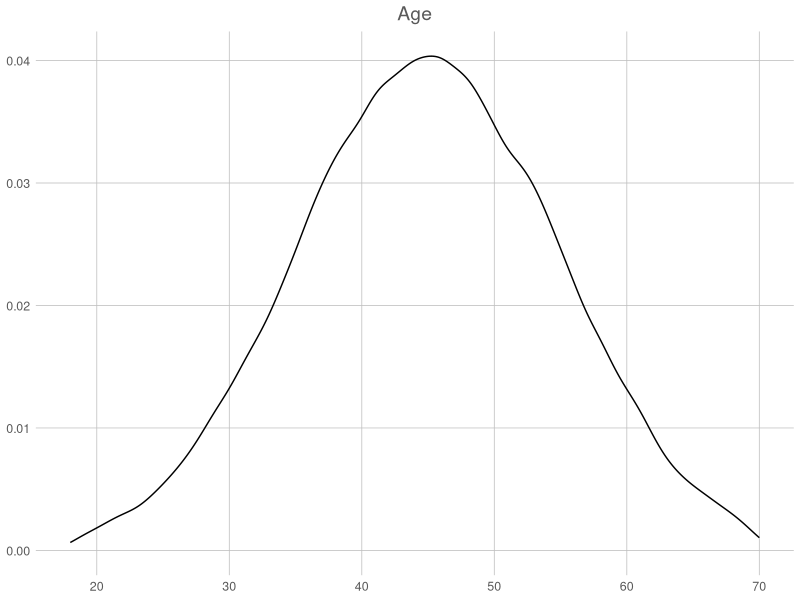
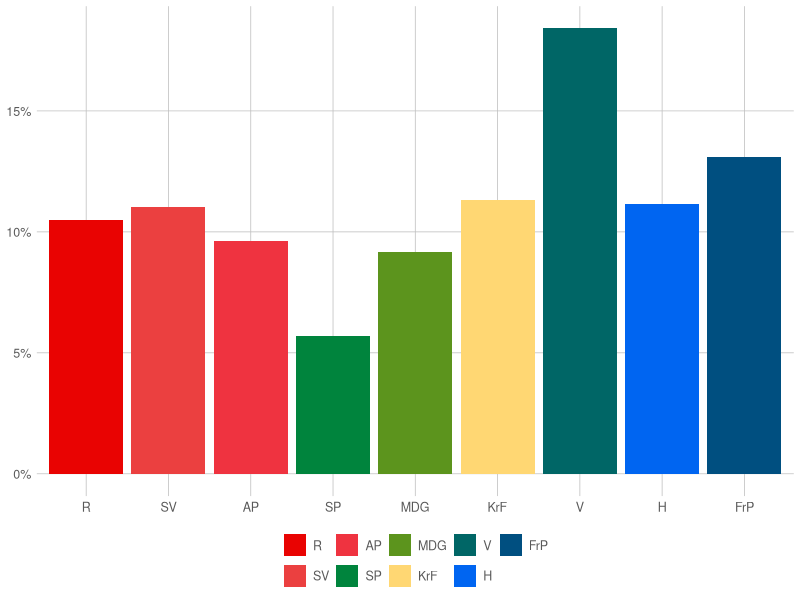
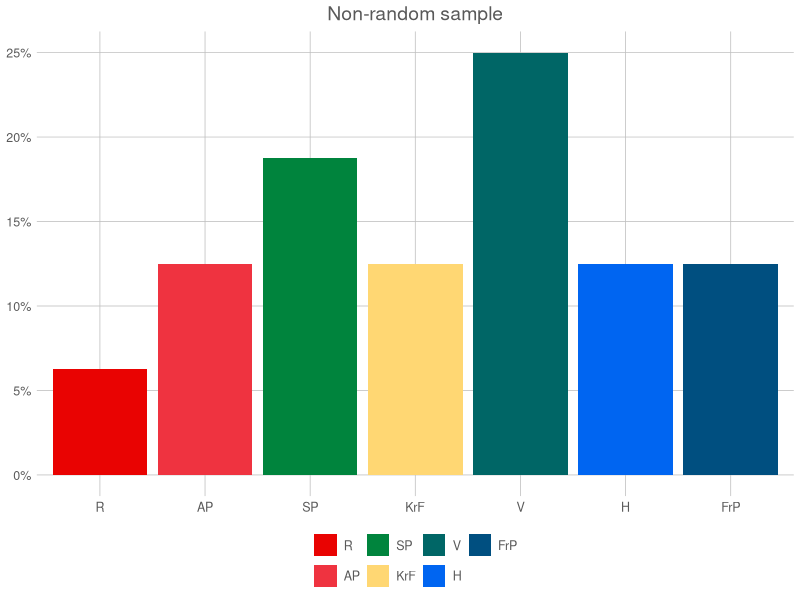

These charts were generated, in order, by the following R code:
## ---- chunk 1
#| echo: false
#| warning: false
#| message: false
#| error: false
#| cache: true

set.seed(4269420)

library(tidyverse)
rtnorm <- function(n, mean, sd, a = -Inf, b = Inf){
    qnorm(runif(n, pnorm(a, mean, sd), pnorm(b, mean, sd)), mean, sd)
}
parti <- c("R", "SV", "AP", "SP", "MDG", "KrF", "V", "H", "FrP")

cor_sample <- function(data, pred, groups){
  pred = enquo(pred)
  data <- data %>%   
  mutate(x = case_when(!!pred < quantile(!!pred, 0.25) ~ sample(groups,n(), replace = TRUE, p = runif(n = length(groups))),
             !!pred < quantile(!!pred,0.5) ~ sample(groups,n(), replace = TRUE, p = runif(n = length(groups))),
             !!pred < quantile(!!pred,0.75) ~ sample(groups,n(), replace = TRUE, p = runif(n = length(groups))),
             TRUE ~ sample(groups,n(), replace = TRUE, p = runif(n = length(groups)))))

    return(data$x)
}

valgdata <- tibble(
  id = 1:100000,
  age = round(rtnorm(100000, 45, 10, a = 18, b = 70)),
  gender = sample(c("male", "female"), 100000, replace = TRUE),
  gnd_age = (ifelse(gender == "male", 2, 1)*age)
  
  ) %>% 
  mutate(vote = cor_sample(., gnd_age, parti)) %>% 
  mutate(vote = fct_relevel(vote, c("R", "SV", "AP", "SP", "MDG", "KrF", "V", "H", "FrP")))


theme_set(ggthemes::theme_excel_new())


colours <- c("R" = "#e90302", "SV" = "#EB4040",  "AP" = "#EF3340", "SP" = "#00843d", "MDG" = "#5c941d",
             "KrF" = "#ffd773", "V" = "#006666", "H" = "#0065f1", "FrP" = "#004F80")


election_plot <- function(.data, x){
  x = enquo(x)
  ggplot(.data, aes(!!x, fill = !!x)) +
  geom_bar(aes(y = (..count..)/sum(..count..))) +
  scale_fill_manual("legend", values = colours) +
  scale_y_continuous(labels = scales::percent_format()) +
  ggthemes::theme_excel_new()
}

venstre <- numeric(5000)
for (i in 1:5000) {
  venstre[i] <- valgdata %>% 
    select(vote) %>% 
    slice_head(n = i) %>% 
    count(vote) %>% 
    mutate(pr = n/sum(n)*100) %>% 
    filter(vote == "V") %>% 
    select(pr) %>% 
    as.numeric(.)
}

## ---- chunk 2
#| echo: false
#| message: false
#| warning: false

ggplot(valgdata, aes(age)) +
 geom_density() +
 labs(title = "Age") 


election_plot(valgdata, vote)



## ---- chunk 3

election_plot(
  valgdata %>% slice_head(n = 100) %>% filter(age > 50, gender == "male"),
  vote
) +
  labs(title = "Non-random sample")
